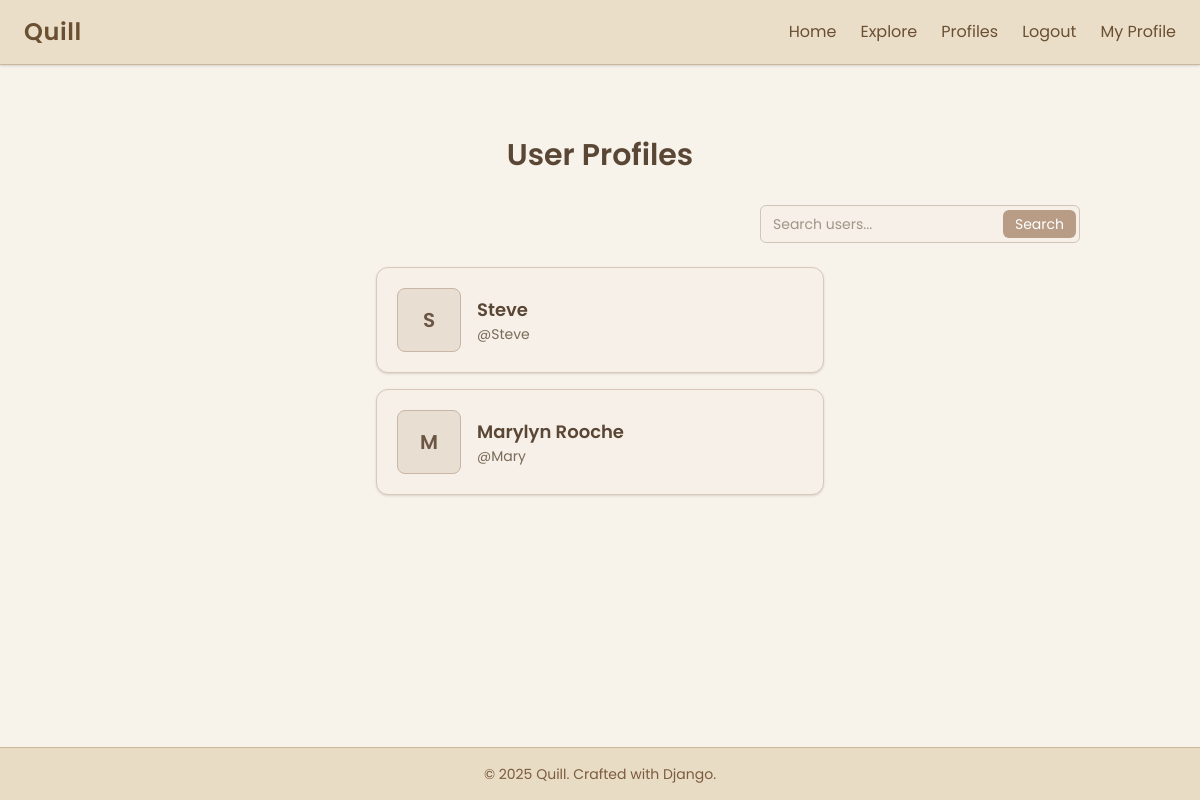
Page /profile_list (signed in) on the earlier database version.
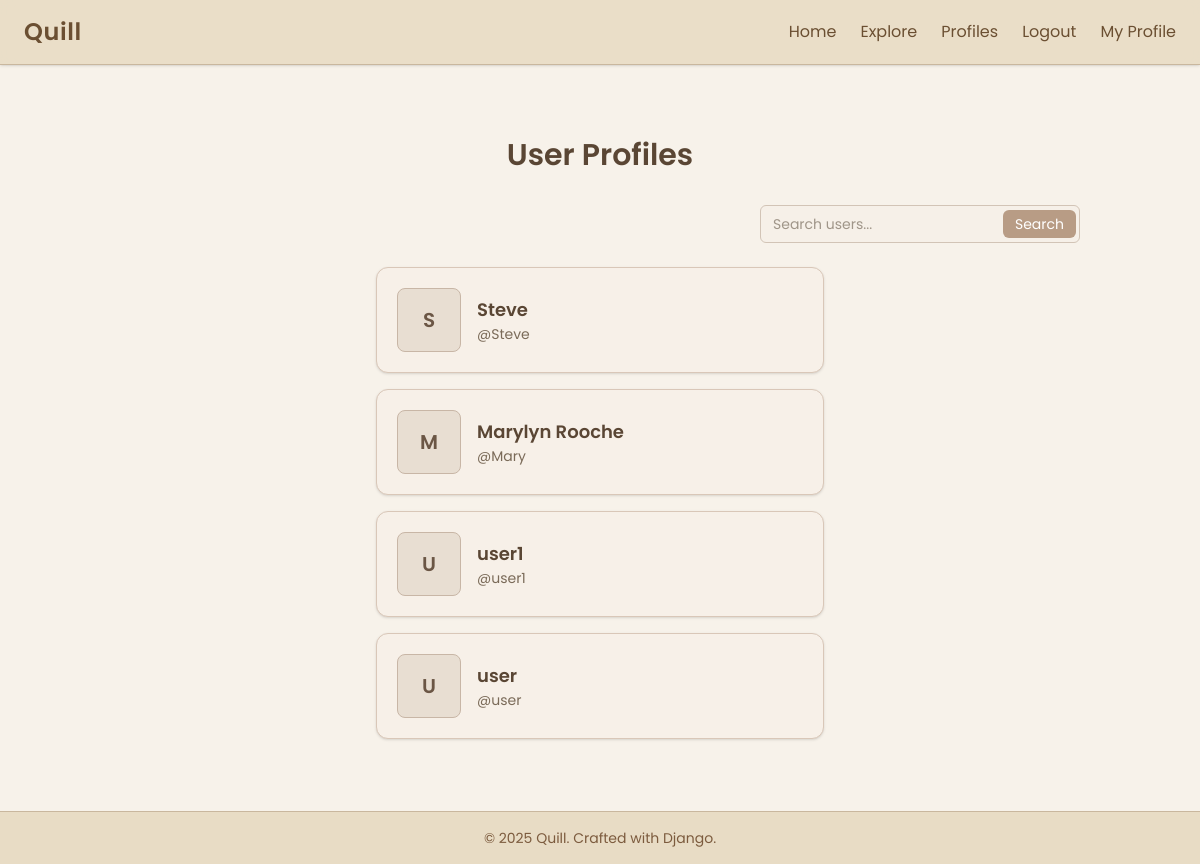
Same page on the later database version.
### accounts/models.py (models this page shows, shortened)
class Profile(models.Model):
    user = models.OneToOneField(User, on_delete=models.CASCADE)
    follows = models.ManyToManyField("self", related_name='followed_by',symmetrical=False, blank=True)
    name = models.CharField(max_length=100)
    bio = models.TextField(max_length=300, blank=True)

### accounts/views.py (the view)
# urls.py: path('profile_list', views.profile_list, name="profile_list"),
def profile_list(request):
    if request.user.is_authenticated:
        profiles = Profile.objects.exclude(user = request.user)
        return render(request, 'accounts/profile_list.html', {'profiles':profiles})
    else:
        messages.success(request, ("Please login/sign-up to view this page..."))
        return redirect('register')

### accounts/templates/accounts/profile_list.html (shortened to what this page needs)
{% extends "base.html" %}
{% block content %}
<div class="max-w-5xl mx-auto px-4 py-10">
  <h1 class="text-3xl font-poppins font-semibold text-[#5a4634] mb-8 text-center">
    User Profiles
  </h1>
  <div class="flex justify-end mb-6">
    <form method="get" action="" class="w-80">
      <div class="relative">
        <input type="search" name="q"
          value="{{ request.GET.q|default_if_none:'' }}"
          placeholder="Search users..."
          class="w-full rounded-md border border-[#d2c4b6] bg-[#f7f0e8]/70
                 px-3 py-2 text-sm font-poppins
                 focus:outline-none focus:ring-2 focus:ring-[#b89c85]"/>
        <button type="submit"
          class="absolute right-1 top-1/2 -translate-y-1/2
                 px-3 py-1 rounded-md text-sm font-poppins
                 bg-[#b89c85] hover:bg-[#a48974] text-white transition">
          Search
        </button>
      </div>
    </form>
  </div>
  {% if profiles %}
    <div class="flex flex-col gap-4 max-w-md mx-auto">
      {% for profile in profiles %}
      <div class="bg-[#f7f0e8]
                  bg-[url('https://www.transparenttextures.com/patterns/asfalt-light.png')]
                  border border-[#d9c7b8] rounded-xl
                  p-5 flex items-center gap-4 shadow">
        {% if profile.avatar_url %}
          <img src="{{ profile.avatar_url }}"
               alt="{{ profile.user.username }} avatar"
               class="w-16 h-16 rounded-lg border border-[#c8b6a6] object-cover"/>
        {% else %}
          <div class="w-16 h-16 rounded-lg bg-[#e8ded2] border border-[#c8b6a6]
                      flex items-center justify-center
                      text-xl font-poppins font-semibold text-[#6b5645]">
            {{ profile.user.username|first|upper }}
          </div>
        {% endif %}
        <div>
          <a href="{% url 'profile' profile.user.pk %}"
             class="text-lg font-poppins font-semibold text-[#5a4634] hover:text-[#7b6149] transition">
            {{ profile.user.get_full_name|default:profile.user.username }}
          </a>
          <div class="text-sm font-poppins text-[#7a6a58]">
            @{{ profile.user.username }}
          </div>
        </div>
      </div>
      {% endfor %}
    </div>
  {% endif %}
</div>
{% endblock content %}

### theme/templates/base.html (shortened to what this page needs)
{% load static tailwind_tags %}
<!DOCTYPE html>
<html lang="en" class="bg-[#f7f2ea] text-[#4a3b2a]">
  <head>
    {% tailwind_css %}
  </head>
  <body class="min-h-screen flex flex-col">
    <nav class="flex justify-between items-center px-6 py-4
                bg-[#e8dcc5]/90 backdrop-blur-sm border-b border-[#c9b79e] shadow-sm">
      <h1 class="text-2xl font-semibold text-[#6b4f32] tracking-wide">Quill</h1>
      <div class="flex items-center space-x-6 text-[#6b4f32]">
        <a href="{% url 'post_list' %}" class="hover:text-black transition">Home</a>
        <a href="#" class="hover:text-black transition">Explore</a>
        <a href="{% url 'profile_list' %}" class="hover:text-black transition">Profiles</a>
        {% if user.is_authenticated %}
          <form method="post" action="{% url 'logout' %}">
            <button class="hover:text-black transition" type="submit">Logout</button>
          </form>
        {% else %}
          <a href="{% url 'login' %}" class="hover:text-black transition">Login</a>
          <a href="{% url 'register' %}" class="hover:text-black transition">Sign Up</a>
        {% endif %}
        {% if user.is_authenticated %}
          <a href="{% url 'profile' request.user.pk %}" class="hover:text-black transition">My Profile</a>
        {% endif %}
      </div>
    </nav>
    <main class="flex-1 container mx-auto px-4 py-8">
      {% block content %}
      {% endblock content %}
    </main>
    <footer class="py-4 text-center text-sm text-[#7c5b3e] border-t border-[#c9b79e] bg-[#e8dcc5]">
      {% block footer %}
        <p>© 2025 Quill. Crafted with Django.</p>
      {% endblock footer %}
    </footer>
  </body>
</html>

### theme/templates/base.html (style rules this page uses)
body { font-family: 'Poppins', sans-serif; }

Differences in the rows shown:
added Profile: user.username|first "U", user.get_full_name "user1", user.username "user1"
added Profile: user.username|first "U", user.get_full_name "user", user.username "user"
